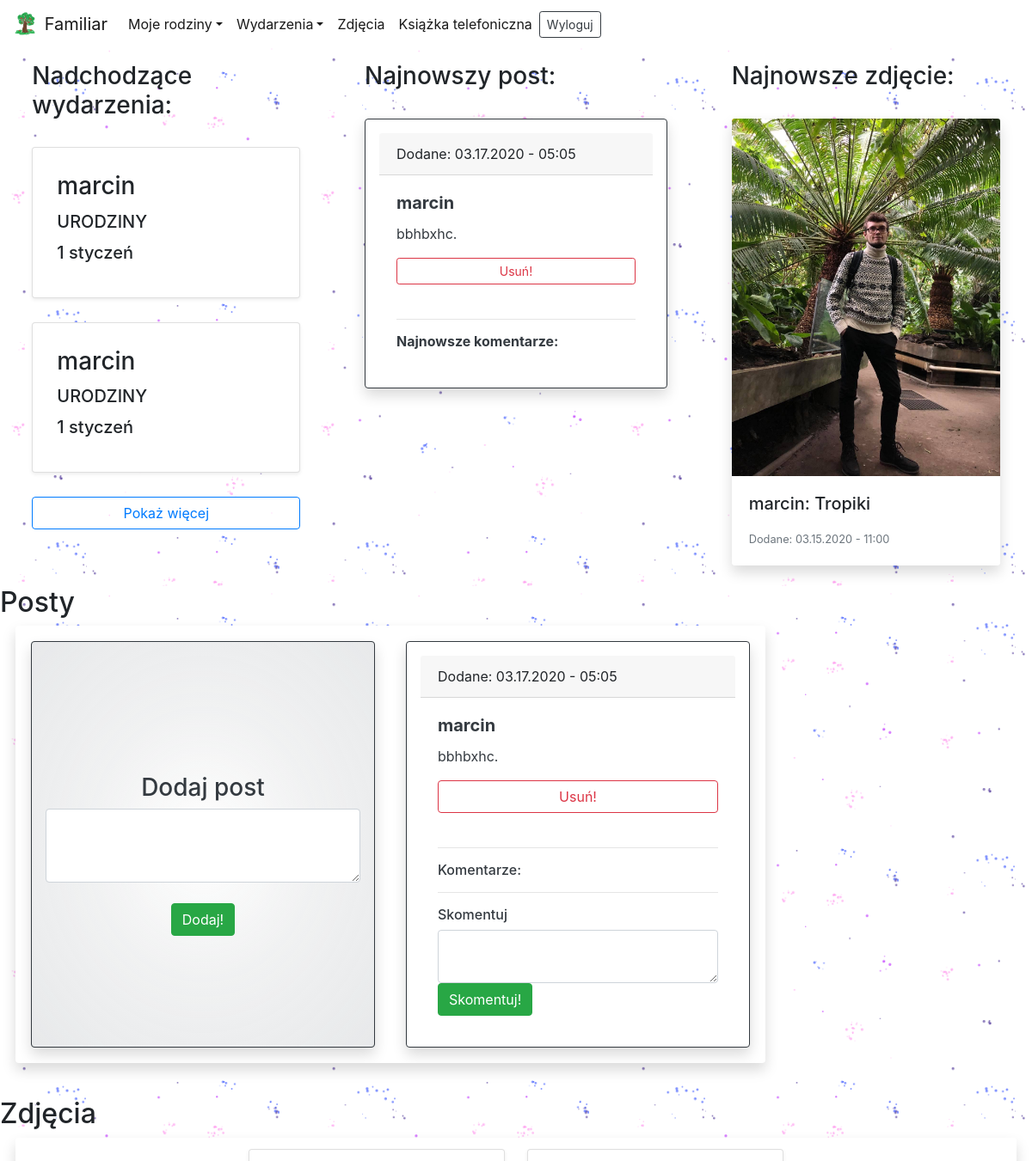
The page /loggedin/ (signed in, upper part) on the database as committed earlier.
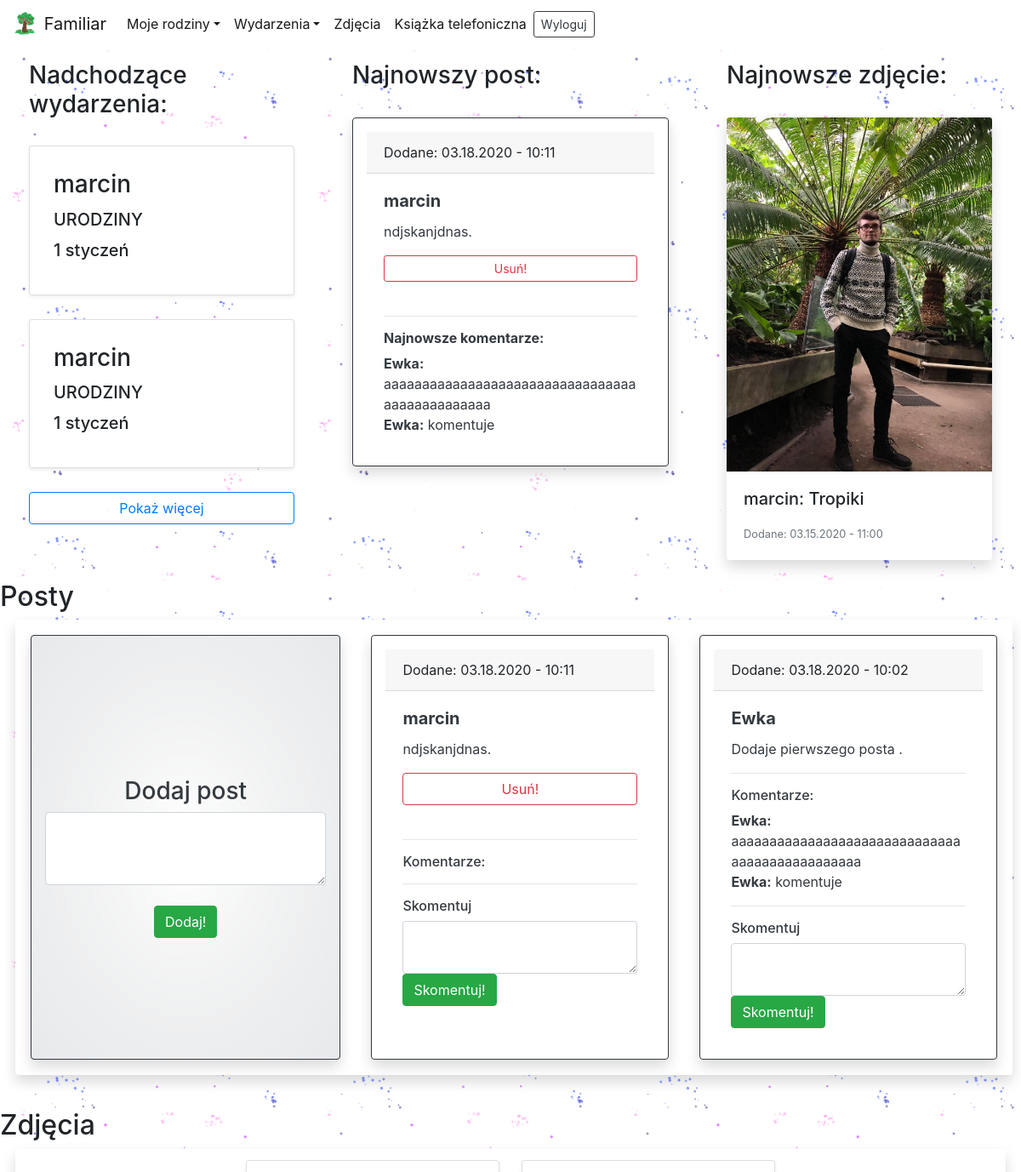
The same page on the database as committed later.
### logged/models.py (models this page shows, shortened)
class Event(models.Model):
    author = models.CharField(max_length=256, default='None')
    occasion = models.CharField(max_length=64, default='None')
    desc = models.TextField(blank=True)
    day = models.PositiveSmallIntegerField(default=0)
    month = models.PositiveSmallIntegerField(default=0)

class Post(models.Model):
    author = models.CharField(max_length=256, default='None')
    text = models.TextField()
    date = models.DateTimeField(auto_now_add=True)

class Photo(models.Model):
    author = models.CharField(max_length=256, default='None')
    title = models.CharField(max_length=256, default='None', blank=True, help_text='Title, optional')
    desc = models.TextField(blank=True, help_text='Description, optional')
    date = models.DateTimeField(auto_now=True)
    photo = models.ImageField(upload_to = './')

class Comment(models.Model):
    author = models.CharField(max_length=256, default='None')
    text = models.TextField()
    date = models.DateTimeField(auto_now_add=True)
    post = models.ForeignKey(Post, on_delete=models.CASCADE, default=0)

### Authentication/views.py (the view, shortened to what this page needs)
# urls.py: path('loggedin/', Logedin, name='logedin'),
@login_required
def Logedin(request):
    if request.method == 'GET':
        families = Family.objects.filter()
        my_families = [] # families that I belong to
        events = Event.objects.all()# all database events
        members_of_my_families = []
        events_in_my_families = []
        for family in families:
            for member in family.members.all():
                if str(member) == str(request.user.username):
                    my_families.append(family)
        for family in my_families:
            for member in family.members.all():
                members_of_my_families.append(member.member)
        members_of_my_families = list(dict.fromkeys(members_of_my_families))
        for event in events:
            if event.author in members_of_my_families:
                events_in_my_families.append(event)
        events_in_my_families = list(dict.fromkeys(events_in_my_families))
        for event_in_family in events_in_my_families:
            if event_in_family.month < datetime.datetime.now().month:
                event_in_family.this_year = datetime.datetime(datetime.datetime.now().year + 1, event_in_family.month,
                                                              event_in_family.month)
            elif event_in_family.month > datetime.datetime.now().month:
                event_in_family.this_year = datetime.datetime(datetime.datetime.now().year,
                                                              event_in_family.month,
                                                              event_in_family.month)
        sorted_events = sorted(events_in_my_families, key=attrgetter('this_year'))
        two_events = sorted_events.copy()[:2]
        how_much_events = len(sorted_events)
        posts = Post.objects.all().order_by('-date') #all posts
        posts_in_my_families = []
        comments = Comment.objects.all().order_by('-date')
        comments_in_my_families = []
        for post in posts:
            if post.author in members_of_my_families:
                posts_in_my_families.append(post)
        for comment in comments:
            if comment.author in members_of_my_families:
                comments_in_my_families.append(comment)
        posts_in_my_families = list(dict.fromkeys(posts_in_my_families))
        comments_in_my_families = list(dict.fromkeys(comments_in_my_families))
        try:
            latest_post = posts_in_my_families[0]
        except:
            latest_post = None
        photos = Photo.objects.all().order_by('-date')  # all photos
        photos_in_my_families = []
        for photo in photos:
            if photo.author in members_of_my_families:
                photos_in_my_families.append(photo)
        photos_in_my_families = list(dict.fromkeys(photos_in_my_families))
        try:
            latest_photo = photos_in_my_families[0]
        except:
            latest_photo = None;
        return render(request, 'Authentication/loggedin.html',{'my_families':my_families, 'events_in_my_families':sorted_events, 'members_of_my_families':members_of_my_families,'posts_in_my_families':posts_in_my_families,'photos_in_my_families':photos_in_my_families,'comments_in_my_families':comments_in_my_families,'two_events':two_events,'how_much_events':how_much_events,'latest_post':latest_post,'latest_photo':latest_photo})

### Authentication/models.py (called while the page is built)
    def __str__(self):
        return self.member

### Authentication/templatetags/filters.py (called while the page is built)
@register.filter(name='month')
def month(value):
    result = None
    if value == 1:
        result = 'styczeń'
    if value == 2:
        result = 'luty'
    if value == 3:
        result = 'marzec'
    if value == 4:
        result = 'kwiecień'
    if value == 5:
        result = 'maj'
    if value == 6:
        result = 'czerwiec'
    if value == 7:
        result = 'lipiec'
    if value == 8:
        result = 'sierpień'
    if value == 9:
        result = 'wrzesień'
    if value == 10:
        result = 'październik'
    if value == 11:
        result = 'listopad'
    if value == 12:
        result = 'grudzień'
    return result

### Authentication/templates/Authentication/loggedin.html (shortened to what this page needs)
{% extends 'Authentication/base.html' %}
{% load filters %}
{% block content %}
{% load static %}
<nav class="navbar fixed-top navbar-expand-lg navbar-light bg-white" style="border-radius:0 0 10% 10%">
  <div class="collapse navbar-collapse" id="navbarTogglerDemo01">
    <a class="navbar-brand" href="{% url 'logedin' %}">
        <img src="{% static 'Authentication/favicon/android-chrome-192x192.png' %}" width="30" height="30" class="d-inline-block align-top" alt="">
        Familiar
    </a>
    <ul class="navbar-nav mr-auto mt-2 mt-lg-0">
        <li class="nav-item active dropdown">
            <a class="nav-link dropdown-toggle" data-toggle="dropdown" href="#" role="button" aria-haspopup="true" aria-expanded="false">Moje rodziny</a>
          </li>
          <li class="nav-item active dropdown">
            <a class="nav-link dropdown-toggle" data-toggle="dropdown" href="#" role="button" aria-haspopup="true" aria-expanded="false">Wydarzenia</a>
          </li>
          <li class="nav-item active">
            <a class="nav-link" href="{% url 'photos'%}">Zdjęcia</a>
          </li>
          <li class="nav-item active">
            <a class="nav-link" href="{% url 'phonebook'%}">Książka telefoniczna</a>
          </li>
        <form action="{% url 'logoutuser' %}" method="POST" class="form-inline">
            <button type="submit" class="btn btn-sm btn-outline-dark btn-block">Wyloguj</button>
        </form>
    </ul>
  </div>
</nav>
<br><br>
{% if not my_families%}
<br><br><br><br>
<div class="center-form" style="text-align:center;">
<h2>Czas dołączyć do jakiejś rodziny</h2> <br>
<h6>Stwórz jako pierwszy swoją rodzię lub poproś osobę która zaprosiła Cię do Familiara o ID rodziny do której chciałbyś dołączyć.</h6><br><br>
    <a href="{% url 'createfamily'%}" class="btn btn-primary">Stwórz rodzinę</a>
    <a href="{% url 'joinfamily'%}" class="btn btn-primary">Dołącz do istniejące rodziny</a><br>
</div>
{% else %}
<div class="d-flex flex-wrap justify-content-around back-logged" style="background-image: url( {% static 'Authentication/img/doodle5.png' %})">
    {% if two_events %}
    <div id="events" style="width:30vw; padding:2vw; min-width:250px;transition: width 0.5s linear;">
        <h3>Nadchodzące wydarzenia:</h3><br>
        {% for event in two_events %}
            <div class="card shadow-sm p-2 mb-1 bg-white rounded">
              <div class="card-body">
                <h3 class="card-title"> {{ event.author }} </h3>
                <h5 class="card-title"> {{ event.occasion|upper }}</h5>
                <h5 class="card-title"> {{ event.day }} {{event.month|month}}</h5>
              </div>
            </div>
            <br>
            {% endfor %}
        {% if how_much_events >= 3%}
            <button class="btn btn-outline-primary btn-block" type="button" onclick="ShowEvents()">Pokaż więcej</button>
        {% endif %}
    </div>
    {% endif %}
    {% if latest_post %}
    <div id="latest_post" style="padding:2vw; min-width:400px; max-width:35vw;">
        <h3>Najnowszy post:</h3><br>
            <div class="card border-dark mb-3 shadow p-3 mb-5 bg-white rounded" style="max-width: 25rem;">
              <div class="card-header">Dodane: {{latest_post.date |date:"m.d.Y - h:i"}}</div>
              <div class="card-body text-dark">
                  <h5 class="card-title"><b>{{ latest_post.author }}</b></h5>
                <p class="card-text">{{ latest_post.text }}.</p>
                  {% if latest_post.author == user.username %}
                    <form method="POST">
                       <button type="submit" class="btn btn-outline-danger btn-block btn-sm">Usuń!</button>
                    </form>
                                      <br>
                          {% endif %}
                  <hr>
                  <div style="max-height: 318px; overflow: hidden;">
                  <h6><b>Najnowsze komentarze:</b></h6>
                      {% for comment in comments_in_my_families %}
                        {% if comment.latest_post.pk == post.pk %}
                              <b>{{ comment.author }}:</b> {{ comment.text }}<br>
                        {% endif %}
                      {% endfor %}
                  </div>
             </div>
        </div>
    </div>
    {% endif %}
    {% if latest_photo %}
    <div style="padding:2vw; min-width:300px; max-width:30vw;">
        <h3>Najnowsze zdjęcie:</h3><br>
        <div class="shadow rounded">
                <img class="card-img-top" src="{{ latest_photo.photo.url }}" alt="Card image cap">
                <div class="card-body bg-white rounded">
                  <h5 class="card-title">{{ latest_photo.author }}: {{ latest_photo.title }}</h5>
                  <p class="card-text"><small class="text-muted">Dodane: {{latest_photo.date |date:"m.d.Y - h:i"}}</small></p>
                </div>
        </div>
    </div>
    {% endif %}
    </div>
<div class="d-inline-flex back-logged" style="background-image: url( {% static 'Authentication/img/doodle5.png' %})">
    <div class="" id="posts">
        <div class="d-inline-flex" style="text-align:center;">
            <h2>Posty</h2>
        </div>
        <div>
    <div class="d-inline-flex shadow bg-white rounded scrollbar" style="max-width: 97.7vw; overflow: scroll; overflow-y: hidden; margin-left:1.5%;margin-right:1.5%;">
        <div class="card text-dark bg-secondary border-dark shadow p-3 rounded blacked d-inline-flex justify-content-center" style="max-width: 25rem; margin:1.5vw; min-width: 350px; max-height: 70vh; overflow: auto;text-align:center;">
            <br>
            <form method="POST">
                <h3>Dodaj post</h3>
               <textarea name='send_post' id='send_post' rows="3" cols="50" class="form-control"></textarea><br>
               <button type="submit" class="btn btn-success">Dodaj!</button>
            </form>
        </div>
            {% if posts_in_my_families %}
                {% for post in posts_in_my_families %}
                <div class="card border-dark shadow p-3 bg-white rounded" style="max-width: 25rem; margin:1.5vw; min-width: 350px; max-height: 70vh; overflow: auto">
                  <div class="card-header">Dodane: {{post.date |date:"m.d.Y - h:i"}}</div>
                  <div class="card-body text-dark" >
                      <h5 class="card-title"><b>{{ post.author }}</b></h5>
                    <p class="card-text">{{ post.text }}.</p>
                      {% if post.author == user.username %}
                        <form method="POST">
                           <button type="submit" class="btn btn-outline-danger btn-block">Usuń!</button>
                        </form>
                                                <br>
                              {% endif %}
<hr>
                          <h6>Komentarze:</h6>
                          {% for comment in comments_in_my_families %}
                            {% if comment.post.pk == post.pk%}
                                  <b>{{ comment.author }}:</b> {{ comment.text }}<br>
                            {% endif %}
                          {% endfor %}
                          <form method="POST">
                            <hr>
                           <h6>Skomentuj</h6>
                           <textarea name='comment' id='comment' rows="2" cols="30" class="form-control"></textarea>
                           <button type="submit" class="btn btn-success">Skomentuj!</button>
                        </form>
                  </div>
                </div>
                     {% endfor %}
            {% else %}
            <h2>Nikt z Twoich rodzin nie dodał jeszcze posta, bądź pierwszy!</h2>
            {% endif %}
        </div>
        <div style="margin-top: 5vh">
            <h2>Zdjęcia</h2>
            {% if photos_in_my_families %}
                <div style="max-height:70vh;overflow:scroll;overflow-x: hidden; margin-left:1.5%;margin-right:1.5%;" class="bg-white shadow rounded"t>
                    <div class="row justify-content-md-center">
                        {% for photo in photos_in_my_families %}
                      <div class="card col-sm-3 shadow-sm p-3 mb-5 bg-white rounded" style="margin:0.8em">
                      </div>
                        {% endfor %}
                    </div>
                </div>
            {% endif %}
        </div>
     <br><br><br><br><br>
</div>
{% endif %}
{% endblock %}

### Authentication/templates/Authentication/base.html (shortened to what this page needs)
<!doctype html>
<html lang="pl">
  <head>
    {% load static %}
    <link rel="stylesheet" href="https://stackpath.bootstrapcdn.com/bootstrap/4.4.1/css/bootstrap.min.css">
    <link rel="stylesheet" href="{% static 'Authentication/css/style.css' %}" />
    <link rel="stylesheet" href="https://cdnjs.cloudflare.com/ajax/libs/font-awesome/4.7.0/css/font-awesome.min.css">
  </head>
  <body>
    {% block content %} {% endblock %}
  </body>
</html>

### Authentication/static/Authentication/css/style.css (style rules this page uses)
.blacked { background: rgba(255,255,255,1); background: -moz-radial-gradient(center, ellipse cover, rgba(255,255,255,1) 0%, rgba(252,252,252,0.92) 47%, rgba(255,255,255,0.84) 100%); background: -webkit-gradient(radial, center center, 0px, center center, 100%, color-stop(0%, rgba(255,255,255,1)), color-stop(47%, rgba(252,252,252,0.92)), color-stop(100%, rgba(255,255,255,0.84))); background: -webkit-radial-gradient(center, ellipse cover, rgba(255,255,255,1) 0%, rgba(252,252,252,0.92) 47%, rgba(255,255,255,0.84) 100%); background: -o-radial-gradient(center, ellipse cover, rgba(255,255,255,1) 0%, rgba(252,252,252,0.92) 47%, rgba(255,255,255,0.84) 100%); background: -ms-radial-gradient(center, ellipse cover, rgba(255,255,255,1) 0%, rgba(252,252,252,0.92) 47%, rgba(255,255,255,0.84) 100%); background: radial-gradient(ellipse at center, rgba(255,255,255,1) 0%, rgba(252,252,252,0.92) 47%, rgba(255,255,255,0.84) 100%); filter: progid:DXImageTransform.Microsoft.gradient( startColorstr='#ffffff', endColorstr='#ffffff', GradientType=1 ); border-radius: 10%; padding:15px; }
.back-logged { background-repeat: repeat; background-size: 30%; }

### Authentication/templates/Authentication/base.html (style rules this page uses)
html { width: 100vw; overflow-x: hidden; }

Rows that differ between the two databases and show on the page:
removed Post: date "03.17.2020 - 05:05", author "marcin", text "bbhbxhc"
added Post: date "03.18.2020 - 10:11", author "marcin", text "ndjskanjdnas"
added Comment: author "Ewka", text "aaaaaaaaaaaaaaaaaaaaaaaaaaaaaaaaaaaaaaaaaaaaaaa"
added Comment: author "Ewka", text "komentuje"
added Post: date "03.18.2020 - 10:02", author "Ewka", text "Dodaje pierwszego posta"
